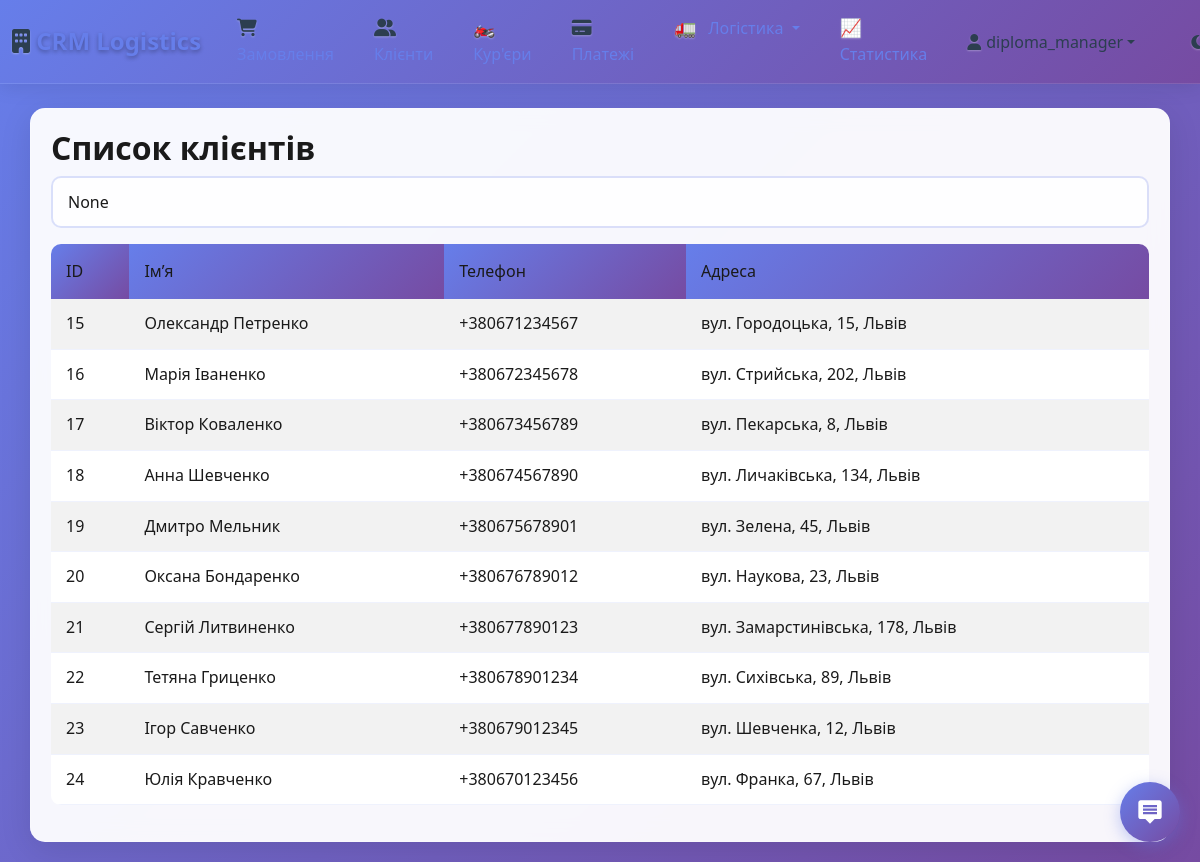
The app's page /clients/ (signed in) with its own data.
### crm/models.py (models this page shows, shortened)
class Client(models.Model):
    name = models.CharField(max_length=100)
    phone = models.CharField(max_length=20)
    email = models.EmailField(blank=True, null=True, help_text="Email клиента для уведомлений")
    address = models.TextField()
    latitude = models.FloatField(null=True, blank=True, help_text="Широта клієнта")
    longitude = models.FloatField(null=True, blank=True, help_text="Довгота клієнта")

### crm/views.py (the view)
# urls.py: path('clients/', views.clients_list, name='clients_list'),
@login_required
def clients_list(request):
    if request.user.is_superuser or request.user.is_staff:
        clients = Client.objects.all()
    else:
        clients = Client.objects.filter(order__created_by=request.user).distinct()
    search_query = request.GET.get('q')
    if search_query:
        clients = clients.filter(name__icontains=search_query)
    return render(request, 'crm/clients_list.html', {
        'clients': clients,
        'search_query': search_query,
    })

### crm/templates/crm/clients_list.html (shortened to what this page needs)
{% extends "crm/base.html" %}
{% block content %}
<h2>Список клієнтів</h2>
<form method="get" class="mb-3">
  <input type="text" name="q" value="{{ search_query }}" placeholder="Пошук по імені" class="form-control">
</form>
{% if user.is_authenticated %}
<table class="table table-striped table-hover">
  <thead class="table-dark">
    <tr>
      <th>ID</th>
      <th>Ім’я</th>
      <th>Телефон</th>
      <th>Адреса</th>
    </tr>
  </thead>
  <tbody>
    {% for client in clients %}
    <tr>
      <td>{{ client.id }}</td>
      <td>{{ client.name }}</td>
      <td>{{ client.phone }}</td>
      <td>{{ client.address }}</td>
    </tr>
    {% empty %}
    <tr>
      <td colspan="4" class="text-center">Немає клієнтів</td>
    </tr>
    {% endfor %}
  </tbody>
</table>
{% else %}
<p>Увійдіть, щоб переглянути список клієнтів</p>
{% endif %}
{% endblock %}

### crm/templates/crm/base.html (shortened to what this page needs)
{% load static %}
<!DOCTYPE html>
<html lang="uk">
<head>
    <link href="https://cdn.jsdelivr.net/npm/bootstrap@5.3.0/dist/css/bootstrap.min.css" rel="stylesheet">
    <link rel="stylesheet" href="https://cdnjs.cloudflare.com/ajax/libs/font-awesome/6.4.0/css/all.min.css">
    <link rel="stylesheet" href="https://use.fontawesome.com/releases/v6.4.0/css/all.css">
    <link rel="stylesheet" href="https://cdnjs.cloudflare.com/ajax/libs/font-awesome/6.4.0/css/all.css">
            <link rel="stylesheet" href="{% static 'crm/css/base.css' %}?v=2024090305">
</head>
<body class="light-theme">
<nav class="navbar navbar-expand-lg navbar-dark mb-4">
  <div class="container-fluid">
    <a class="navbar-brand" href="/">
      <i class="fas fa-building"></i> CRM Logistics
    </a>
    <div class="collapse navbar-collapse" id="navbarNav">
      <ul class="navbar-nav me-auto">
        <li class="nav-item">
          <a class="nav-link" href="{% url 'orders_list' %}">
            <i class="fas fa-shopping-cart"></i> Замовлення
          </a>
        </li>
        <li class="nav-item">
          <a class="nav-link" href="{% url 'clients_list' %}">
            <i class="fas fa-users"></i> Клієнти
          </a>
        </li>
        <li class="nav-item">
          <a class="nav-link" href="{% url 'couriers_list' %}">
            <i class="fas fa-motorcycle"></i> Кур'єри
          </a>
        </li>
        <li class="nav-item">
          <a class="nav-link" href="{% url 'payments_list' %}">
            <i class="fas fa-credit-card"></i> Платежі
          </a>
        </li>
        <li class="nav-item dropdown">
          <a class="nav-link dropdown-toggle" href="#" id="logisticsDropdown" role="button" data-bs-toggle="dropdown" aria-expanded="false">
            <i class="fas fa-route"></i> Логістика
          </a>
        </li>
        <li class="nav-item">
          <a class="nav-link" href="{% url 'dashboard' %}">
            <i class="fas fa-chart-line"></i> Статистика
          </a>
        </li>
      </ul>
      <div class="d-flex ms-auto align-items-center">
        {% if user.is_authenticated %}
          <div class="dropdown">
            <button class="btn btn-outline-light dropdown-toggle d-flex align-items-center" type="button" id="userDropdown" data-bs-toggle="dropdown" aria-expanded="false">
              <i class="fas fa-user-circle me-2"></i>
              {{ user.username }}
            </button>
          </div>
        {% else %}
          <a class="btn btn-warning fw-bold" href="{% url 'login' %}">Увійти</a>
        {% endif %}
        <button id="themeToggle" class="btn btn-outline-light ms-3" title="Змінити тему">
          <i class="fas fa-moon" id="themeIcon"></i>
        </button>
      </div>
    </div>
  </div>
</nav>
<div class="container">
    {% block content %}{% endblock %}
</div>
{% include 'crm/support_widget.html' %}
</body>
</html>

### crm/templates/crm/support_widget.html (shortened to what this page needs)
<button class="support-btn" onclick="toggleChat()">
    <svg viewBox="0 0 24 24">
        <path d="M20 2H4c-1.1 0-2 .9-2 2v12c0 1.1.9 2 2 2h4l4 4 4-4h4c1.1 0 2-.9 2-2V4c0-1.1-.9-2-2-2zm-2 12H6v-2h12v2zm0-3H6V9h12v2zm0-3H6V6h12v2z"/>
    </svg>
</button>

### crm/templates/crm/support_widget.html (style rules this page uses)
.support-btn { position: fixed; bottom: 20px; right: 20px; width: 60px; height: 60px; background: linear-gradient(135deg, #667eea 0%, #764ba2 100%); border-radius: 50%; border: none; cursor: pointer; box-shadow: 0 4px 16px rgba(102, 126, 234, 0.4); z-index: 1000; transition: all 0.3s ease; display: flex; align-items: center; justify-content: center; }
.support-btn svg { width: 28px; height: 28px; fill: white; transition: transform 0.3s ease; }

### records on screen
Client: id "15", name "Олександр Петренко", phone "+380671234567", address "вул. Городоцька, 15, Львів"
Client: id "16", name "Марія Іваненко", phone "+380672345678", address "вул. Стрийська, 202, Львів"
Client: id "17", name "Віктор Коваленко", phone "+380673456789", address "вул. Пекарська, 8, Львів"
Client: id "18", name "Анна Шевченко", phone "+380674567890", address "вул. Личаківська, 134, Львів"
Client: id "19", name "Дмитро Мельник", phone "+380675678901", address "вул. Зелена, 45, Львів"
Client: id "20", name "Оксана Бондаренко", phone "+380676789012", address "вул. Наукова, 23, Львів"
Client: id "21", name "Сергій Литвиненко", phone "+380677890123", address "вул. Замарстинівська, 178, Львів"
Client: id "22", name "Тетяна Гриценко", phone "+380678901234", address "вул. Сихівська, 89, Львів"
Client: id "23", name "Ігор Савченко", phone "+380679012345", address "вул. Шевченка, 12, Львів"
Client: id "24", name "Юлія Кравченко", phone "+380670123456", address "вул. Франка, 67, Львів"

### other values on screen
{{ user.username }} "diploma_manager"
